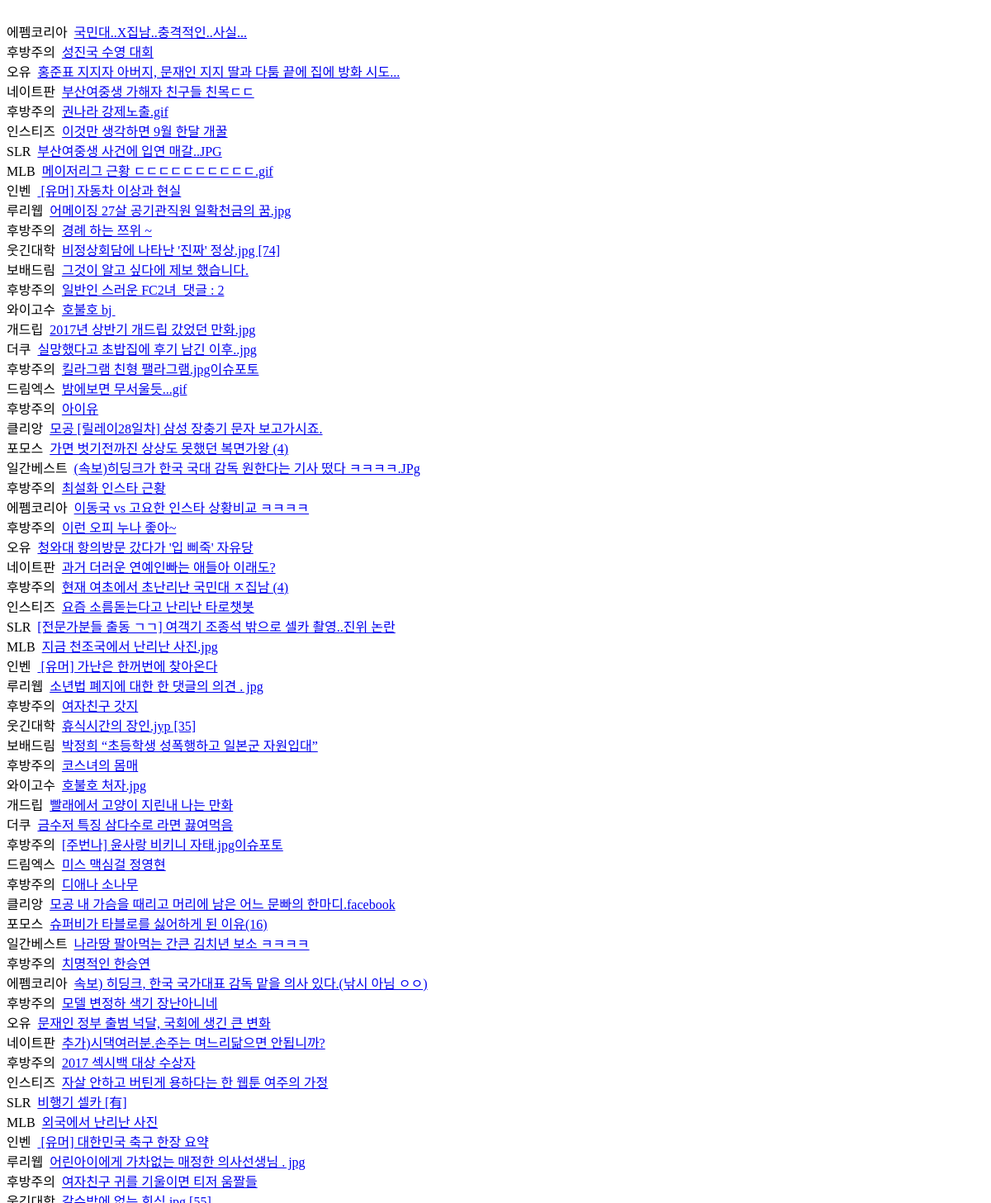
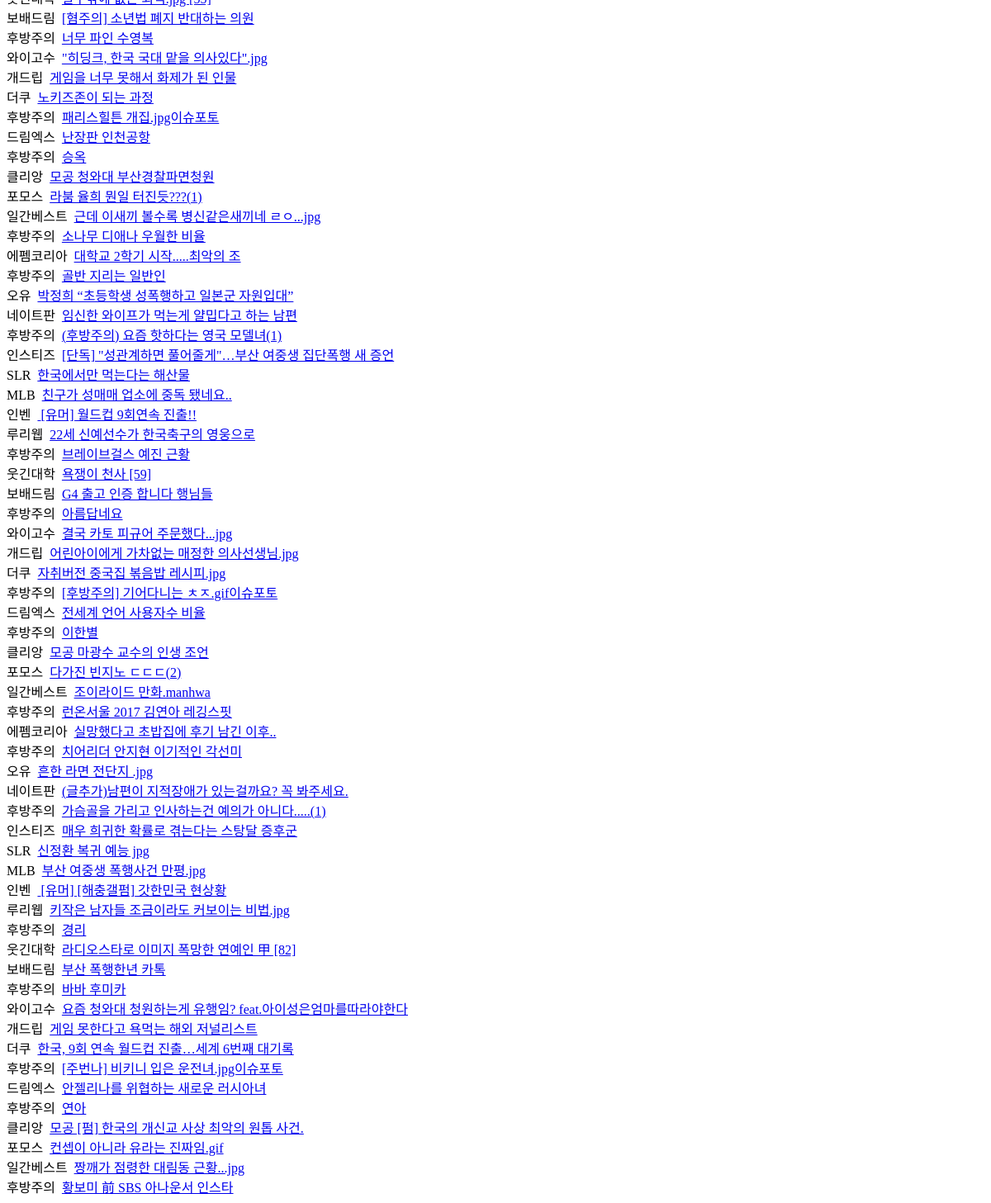
The page /blog/crawling/ajax on the database as committed earlier (2 pictures, top to bottom).
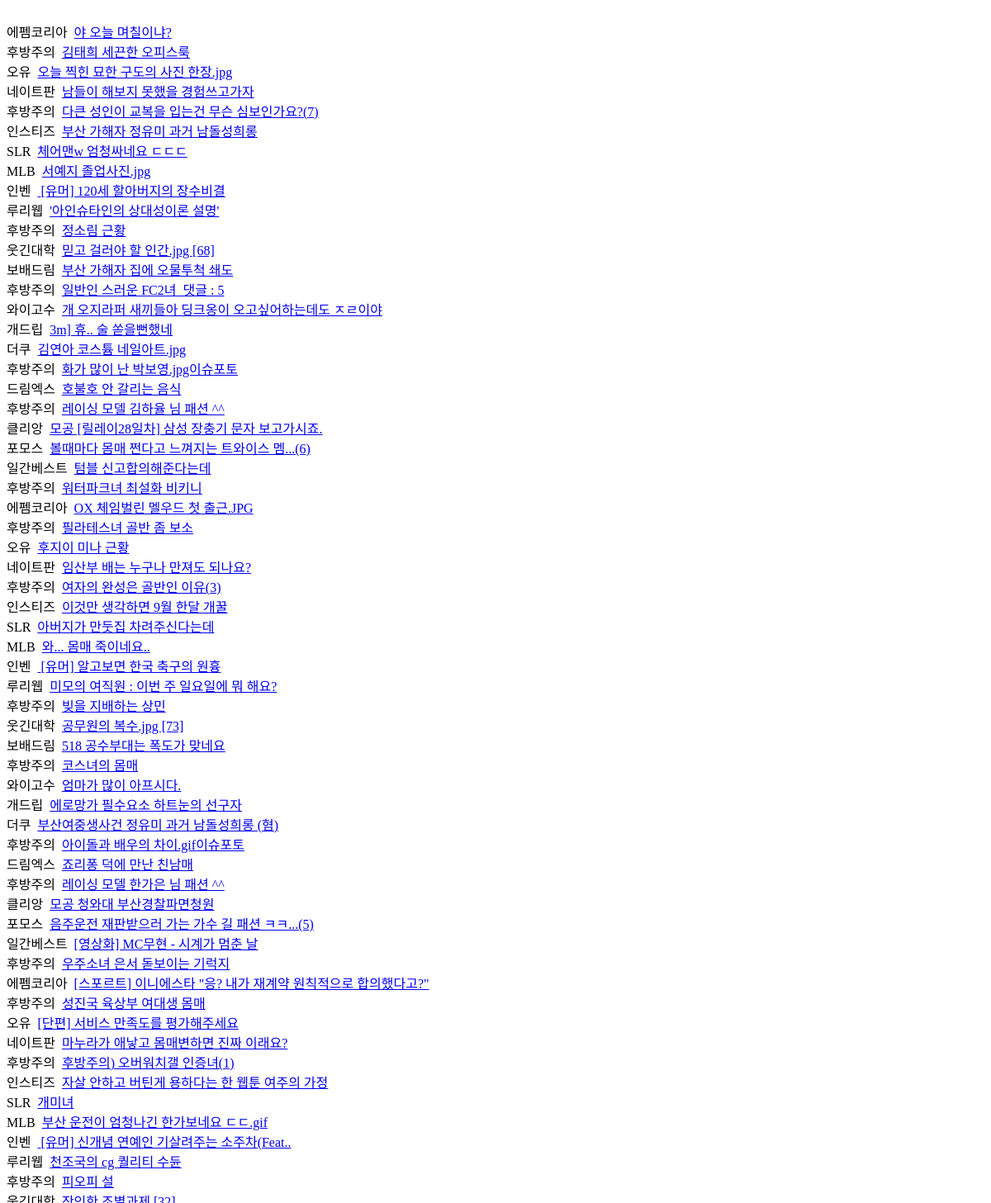
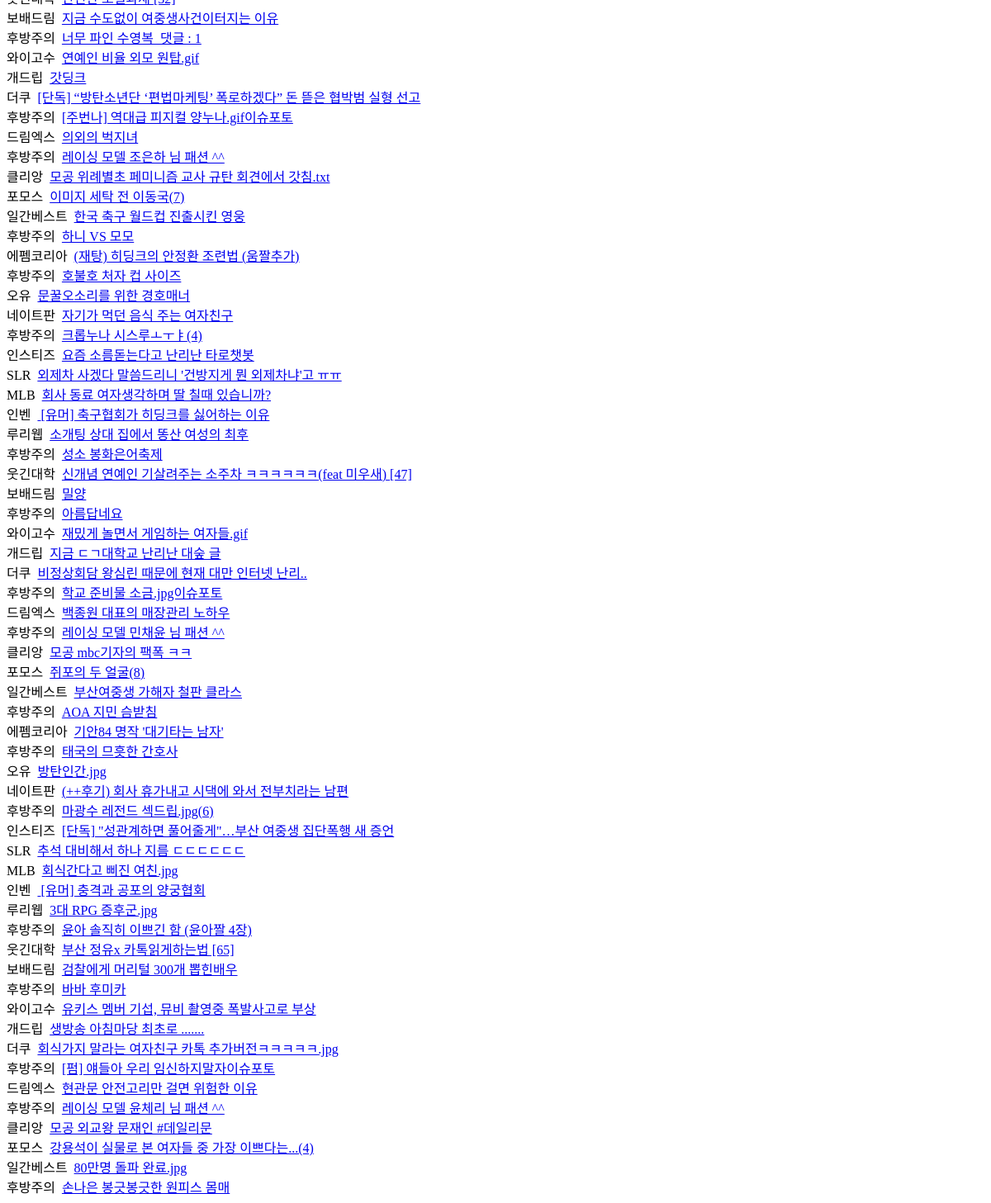
The same page on the database as committed later (2 pictures, top to bottom).
### blog/models.py (models this page shows, shortened)
class CrawlingData(models.Model):
    instiz = models.CharField(max_length=200, blank=True)
    link_instiz = models.URLField( blank=True)
    clien = models.CharField(max_length=200, blank=True)
    link_clien = models.URLField( blank=True)
    fmkorea = models.CharField(max_length=200, blank=True)
    link_fmkorea = models.URLField( blank=True)
    ou = models.CharField(max_length=200, blank=True)
    link_ou = models.URLField( blank=True)
    pan = models.CharField(max_length=200, blank=True)
    link_pan = models.URLField( blank=True)
    slr = models.CharField(max_length=200, blank=True)
    link_slr = models.URLField( blank=True)
    mlb = models.CharField(max_length=200, blank=True)
    link_mlb = models.URLField( blank=True)
    inben = models.CharField(max_length=200, blank=True)
    link_inben = models.URLField( blank=True)
    ruri = models.CharField(max_length=200, blank=True)
    link_ruri = models.URLField( blank=True)
    utde = models.CharField(max_length=200, blank=True)
    link_utde = models.URLField( blank=True)
    bobe = models.CharField(max_length=200, blank=True)
    link_bobe = models.URLField( blank=True)
    ygosu = models.CharField(max_length=200, blank=True)
    link_ygosu = models.URLField( blank=True)
    drip = models.CharField(max_length=200, blank=True)
    link_drip = models.URLField( blank=True)
    theqoo = models.CharField(max_length=200, blank=True)
    link_theqoo = models.URLField( blank=True)
    dogge = models.CharField(max_length=200, blank=True)
    link_dogge = models.URLField( blank=True)
    namsung = models.CharField(max_length=200, blank=True)
    link_namsung = models.URLField( blank=True)
    flash1 = models.CharField(max_length=200, blank=True)
    link_flash1 = models.URLField( blank=True)
    flash2 = models.CharField(max_length=200, blank=True)
    link_flash2 = models.URLField( blank=True)
    dream1 = models.CharField(max_length=200, blank=True)
    link_dream1 = models.URLField( blank=True)
    dream2 = models.CharField(max_length=200, blank=True)
    link_dream2 = models.URLField( blank=True)
    bobe2 = models.CharField(max_length=200, blank=True)
    link_bobe2 = models.URLField( blank=True)
    fomos1 = models.CharField(max_length=200, blank=True)
    link_fomos1 = models.URLField( blank=True)
    fomos2 = models.CharField(max_length=200, blank=True)
    link_fomos2 = models.URLField( blank=True)
    ilbe = models.CharField(max_length=200, blank=True)
    link_ilbe = models.URLField( blank=True)

### blog/views.py (the view)
def crawling_ajax(request): #Ajax 로 호출하는 함수
        crawling = CrawlingData.objects.all().order_by('id')
        paginator = Paginator(crawling,5)
        page = request.GET.get('page')
        try:
            crawling = paginator.page(page)
        except PageNotAnInteger:
            crawling = paginator.page(1)
        except EmptyPage:
            crawling = paginator.page(paginator.num_pages) #FIXEME: 데이터가 없으면 맨 끝 페이지를 계속 호출, 그러니 데이터가 이제 없다는 alert 넣기
        context = {'crawling':crawling}
        return render(request, 'blog/crawlingdata_list_ajax.html', context) #Ajax 로 호출하는 템플릿은 _ajax로 표시.

### blog/templates/blog/crawlingdata_list_ajax.html
<div class='instiz1'>
    <br>
    {%if crawling%}
      {% for crawling in crawling%}
         <table class='list'>
         <div class='first'>에펨코리아&nbsp;&nbsp;<a href='{{crawling.link_fmkorea}}' target="_blank">{{crawling.fmkorea}}</a></div>
         <div class='first'>후방주의&nbsp;&nbsp;<a href='//{{crawling.link_flash2}}' target="_blank">{{crawling.flash2}}</a></div>
         <div class='first'>오유&nbsp;&nbsp;<a href='//{{crawling.link_ou}}' target="_blank">{{crawling.ou}}</a></div>
         <div class='first'>네이트판&nbsp;&nbsp;<a href='{{crawling.link_pan}}' target="_blank">{{crawling.pan}}</a></div>
         <div class='first'>후방주의&nbsp;&nbsp;<a href='//{{crawling.link_fomos1}}' target="_blank">{{crawling.fomos1}}</a></div>
         <div class='first'>인스티즈&nbsp;&nbsp;<a href='//{{crawling.link_instiz}}' target="_blank">{{crawling.instiz}}</a></div>
         <div class='first'>SLR&nbsp;&nbsp;<a href='//{{crawling.link_slr}}' target="_blank">{{crawling.slr}}</a></div>
         <div class='first'>MLB&nbsp;&nbsp;<a href='{{crawling.link_mlb}}' target="_blank">{{crawling.mlb}}</a></div>
         <div class='first'>인벤&nbsp;&nbsp;<a href='{{crawling.link_inben}}' target="_blank">{{crawling.inben}}</a></div>
         <div class='first'>루리웹&nbsp;&nbsp;<a href='{{crawling.link_ruri}}' target="_blank">{{crawling.ruri}}</a></div>
         <div class='first'>후방주의&nbsp;&nbsp;<a href='//{{crawling.link_dream1}}' target="_blank">{{crawling.dream1}}</a></div>
         <div class='first'>웃긴대학&nbsp;&nbsp;<a href='//{{crawling.link_utde}}' target="_blank">{{crawling.utde}}</a></div>
         <div class='first'>보배드림&nbsp;&nbsp;<a href='//{{crawling.link_bobe}}' target="_blank">{{crawling.bobe}}</a></div>
         <div class='first'>후방주의&nbsp;&nbsp;<a href='{{crawling.link_namsung}}' target="_blank">{{crawling.namsung}}</a></div>
         <div class='first'>와이고수&nbsp;&nbsp;<a href='{{crawling.link_ygosu}}' target="_blank">{{crawling.ygosu}}</a></div>
         <div class='first'>개드립&nbsp;&nbsp;<a href='{{crawling.link_drip}}' target="_blank">{{crawling.drip}}</a></div>
         <div class='first'>더쿠&nbsp;&nbsp;<a href='//{{crawling.link_theqoo}}' target="_blank">{{crawling.theqoo}}</a></div>
         <div class='first'>후방주의&nbsp;&nbsp;<a href='{{crawling.link_dogge}}' target="_blank">{{crawling.dogge}}</a></div>
         <div class='first'>드림엑스&nbsp;&nbsp;<a href='//{{crawling.link_dream2}}' target="_blank">{{crawling.dream2}}</a></div>
         <div class='first'>후방주의&nbsp;&nbsp;<a href='//{{crawling.link_bobe2}}' target="_blank">{{crawling.bobe2}}</a></div>
         <div class='first'>클리앙&nbsp;&nbsp;<a href='//{{crawling.link_clien}}' target="_blank">{{crawling.clien}}</a></div>
         <div class='first'>포모스&nbsp;&nbsp;<a href='//{{crawling.link_fomos2}}' target="_blank">{{crawling.fomos2}}</a></div>
         <div class='first'>일간베스트&nbsp;&nbsp;<a href='{{crawling.link_ilbe}}' target="_blank">{{crawling.ilbe}}</a></div>
         <div class='first'>후방주의&nbsp;&nbsp;<a href='//{{crawling.link_flash1}}' target="_blank">{{crawling.flash1}}</a></div>
        </table>
       {%endfor%}
    {%else%}
    <p>데이터가 부족합니다.정보가 업데이트 될 때까지 기다려주세요. </p>
    {%endif%}
</div>

Rows that differ between the two databases and show on the page:
removed CrawlingData: fmkorea "국민대..X집남..충격적인..사실...", flash2 "성진국 수영 대회", ou "홍준표 지지자 아버지, 문재인 지지 딸과 다툼 끝에 집에 방화 시도...", pan "부산여중생 가해자 친구들 친목ㄷㄷ", fomos1 "권나라 강제노출.gif", instiz "이것만 생각하면 9월 한달 개꿀", slr "부산여중생 사건에 입연 매갈..JPG", mlb "메이저리그 근황 ㄷㄷㄷㄷㄷㄷㄷㄷㄷㄷ.gif", inben "[유머] 자동차 이상과 현실", ruri "어메이징 27살 공기관직원 일확천금의 꿈.jpg", dream1 "경례 하는 쯔위 ~", utde "비정상회담에 나타난 '진짜' 정상.jpg [74]", bobe "그것이 알고 싶다에 제보 했습니다.", namsung "일반인 스러운 FC2녀 댓글 : 2", ygosu "호불호 bj", drip "2017년 상반기 개드립 갔었던 만화.jpg", theqoo "실망했다고 초밥집에 후기 남긴 이후..jpg", dogge "킬라그램 친형 팰라그램.jpg이슈포토", dream2 "밤에보면 무서울듯...gif", bobe2 "아이유", clien "모공 [릴레이28일차] 삼성 장충기 문자 보고가시죠.", fomos2 "가면 벗기전까진 상상도 못했던 복면가왕 (4)", ilbe "(속보)히딩크가 한국 국대 감독 원한다는 기사 떴다 ㅋㅋㅋㅋ.JPg", flash1 "최설화 인스타 근황"
removed CrawlingData: fmkorea "이동국 vs 고요한 인스타 상황비교 ㅋㅋㅋㅋ", flash2 "이런 오피 누나 좋아~", ou "청와대 항의방문 갔다가 '입 삐죽' 자유당", pan "과거 더러운 연예인빠는 애들아 이래도?", fomos1 "현재 여초에서 초난리난 국민대 ㅈ집남 (4)", instiz "요즘 소름돋는다고 난리난 타로챗봇", slr "[전문가분들 출동 ㄱㄱ] 여객기 조종석 밖으로 셀카 촬영..진위 논란", mlb "지금 천조국에서 난리난 사진.jpg", inben "[유머] 가난은 한꺼번에 찾아온다", ruri "소년법 폐지에 대한 한 댓글의 의견 . jpg", dream1 "여자친구 갓지", utde "휴식시간의 장인.jyp [35]", bobe "박정희 “초등학생 성폭행하고 일본군 자원입대”", namsung "코스녀의 몸매", ygosu "호불호 처자.jpg", drip "빨래에서 고양이 지린내 나는 만화", theqoo "금수저 특징 삼다수로 라면 끓여먹음", dogge "[주번나] 윤사랑 비키니 자태.jpg이슈포토", dream2 "미스 맥심걸 정영현", bobe2 "디애나 소나무", clien "모공 내 가슴을 때리고 머리에 남은 어느 문빠의 한마디.facebook", fomos2 "슈퍼비가 타블로를 싫어하게 된 이유(16)", ilbe "나라땅 팔아먹는 간큰 김치년 보소 ㅋㅋㅋㅋ", flash1 "치명적인 한승연"
removed CrawlingData: fmkorea "속보) 히딩크, 한국 국가대표 감독 맡을 의사 있다.(낚시 아님 ㅇㅇ)", flash2 "모델 변정하 색기 장난아니네", ou "문재인 정부 출범 넉달, 국회에 생긴 큰 변화", pan "추가)시댁여러분.손주는 며느리닮으면 안됩니까?", fomos1 "2017 섹시백 대상 수상자", instiz "자살 안하고 버틴게 용하다는 한 웹툰 여주의 가정", slr "비행기 셀카 [有]", mlb "외국에서 난리난 사진", inben "[유머] 대한민국 축구 한장 요약", ruri "어린아이에게 가차없는 매정한 의사선생님 . jpg", dream1 "여자친구 귀를 기울이면 티저 움짤들", utde "갈수밖에 없는 회식.jpg [55]", bobe "[혐주의] 소년법 폐지 반대하는 의원", namsung "너무 파인 수영복", ygosu "\"히딩크, 한국 국대 맡을 의사있다\".jpg", drip "게임을 너무 못해서 화제가 된 인물", theqoo "노키즈존이 되는 과정", dogge "패리스힐튼 개집.jpg이슈포토", dream2 "난장판 인천공항", bobe2 "승옥", clien "모공 청와대 부산경찰파면청원", fomos2 "라붐 율희 뭔일 터진듯???(1)", ilbe "근데 이새끼 볼수록 병신같은새끼네 ㄹㅇ...jpg", flash1 "소나무 디애나 우월한 비율"
removed CrawlingData: fmkorea "대학교 2학기 시작.....최악의 조", flash2 "골반 지리는 일반인", ou "박정희 “초등학생 성폭행하고 일본군 자원입대”", pan "임신한 와이프가 먹는게 얄밉다고 하는 남편", fomos1 "(후방주의) 요즘 핫하다는 영국 모델녀(1)", instiz "[단독] \"성관계하면 풀어줄게\"…부산 여중생 집단폭행 새 증언", slr "한국에서만 먹는다는 해산물", mlb "친구가 성매매 업소에 중독 됐네요..", inben "[유머] 월드컵 9회연속 진출!!", ruri "22세 신예선수가 한국축구의 영웅으로", dream1 "브레이브걸스 예진 근황", utde "욕쟁이 천사 [59]", bobe "G4 출고 인증 합니다 행님들", namsung "아름답네요", ygosu "결국 카토 피규어 주문했다...jpg", drip "어린아이에게 가차없는 매정한 의사선생님.jpg", theqoo "자취버전 중국집 볶음밥 레시피.jpg", dogge "[후방주의] 기어다니는 ㅊㅈ.gif이슈포토", dream2 "전세계 언어 사용자수 비율", bobe2 "이한별", clien "모공 마광수 교수의 인생 조언", fomos2 "다가진 빈지노 ㄷㄷㄷ(2)", ilbe "조이라이드 만화.manhwa", flash1 "런온서울 2017 김연아 레깅스핏"
removed CrawlingData: fmkorea "실망했다고 초밥집에 후기 남긴 이후..", flash2 "치어리더 안지현 이기적인 각선미", ou "흔한 라면 전단지 .jpg", pan "(글추가)남편이 지적장애가 있는걸까요? 꼭 봐주세요.", fomos1 "가슴골을 가리고 인사하는건 예의가 아니다.....(1)", instiz "매우 희귀한 확률로 겪는다는 스탕달 증후군", slr "신정환 복귀 예능 jpg", mlb "부산 여중생 폭행사건 만평.jpg", inben "[유머] [해충갤펌] 갓한민국 현상황", ruri "키작은 남자들 조금이라도 커보이는 비법.jpg", dream1 "경리", utde "라디오스타로 이미지 폭망한 연예인 甲 [82]", bobe "부산 폭행한년 카톡", namsung "바바 후미카", ygosu "요즘 청와대 청원하는게 유행임? feat.아이성은엄마를따라야한다", drip "게임 못한다고 욕먹는 해외 저널리스트", theqoo "한국, 9회 연속 월드컵 진출…세계 6번째 대기록", dogge "[주번나] 비키니 입은 운전녀.jpg이슈포토", dream2 "안젤리나를 위협하는 새로운 러시아녀", bobe2 "연아", clien "모공 [펌] 한국의 개신교 사상 최악의 원톱 사건.", fomos2 "컨셉이 아니라 유라는 진짜임.gif", ilbe "짱깨가 점령한 대림동 근황...jpg", flash1 "황보미 前 SBS 아나운서 인스타"
added CrawlingData: fmkorea "야 오늘 며칠이냐?", flash2 "김태희 세끈한 오피스룩", ou "오늘 찍힌 묘한 구도의 사진 한장.jpg", pan "남들이 해보지 못했을 경험쓰고가자", fomos1 "다큰 성인이 교복을 입는건 무슨 심보인가요?(7)", instiz "부산 가해자 정유미 과거 남돌성희롱", slr "체어맨w 엄청싸네요 ㄷㄷㄷ", mlb "서예지 졸업사진.jpg", inben "[유머] 120세 할아버지의 장수비결", ruri "'아인슈타인의 상대성이론 설명'", dream1 "정소림 근황", utde "믿고 걸러야 할 인간.jpg [68]", bobe "부산 가해자 집에 오물투척 쇄도", namsung "일반인 스러운 FC2녀 댓글 : 5", ygosu "개 오지라퍼 새끼들아 딩크옹이 오고싶어하는데도 ㅈㄹ이야", drip "3m] 휴.. 술 쏟을뻔했네", theqoo "김연아 코스튬 네일아트.jpg", dogge "화가 많이 난 박보영.jpg이슈포토", dream2 "호불호 안 갈리는 음식", bobe2 "레이싱 모델 김하율 님 패션 ^^", clien "모공 [릴레이28일차] 삼성 장충기 문자 보고가시죠.", fomos2 "볼때마다 몸매 쩐다고 느껴지는 트와이스 멤...(6)", ilbe "텀블 신고합의해준다는데", flash1 "워터파크녀 최설화 비키니"
added CrawlingData: fmkorea "OX 체임벌린 멜우드 첫 출근.JPG", flash2 "필라테스녀 골반 좀 보소", ou "후지이 미나 근황", pan "임산부 배는 누구나 만져도 되나요?", fomos1 "여자의 완성은 골반인 이유(3)", instiz "이것만 생각하면 9월 한달 개꿀", slr "아버지가 만둣집 차려주신다는데", mlb "와... 몸매 죽이네요..", inben "[유머] 알고보면 한국 축구의 원흉", ruri "미모의 여직원 : 이번 주 일요일에 뭐 해요?", dream1 "빚을 지배하는 상민", utde "공무원의 복수.jpg [73]", bobe "518 공수부대는 폭도가 맞네요", namsung "코스녀의 몸매", ygosu "엄마가 많이 아프시다.", drip "에로망가 필수요소 하트눈의 선구자", theqoo "부산여중생사건 정유미 과거 남돌성희롱 (혐)", dogge "아이돌과 배우의 차이.gif이슈포토", dream2 "죠리퐁 덕에 만난 친남매", bobe2 "레이싱 모델 한가은 님 패션 ^^", clien "모공 청와대 부산경찰파면청원", fomos2 "음주운전 재판받으러 가는 가수 길 패션 ㅋㅋ...(5)", ilbe "[영상화] MC무현 - 시계가 멈춘 날", flash1 "우주소녀 은서 돋보이는 기럭지"
added CrawlingData: fmkorea "[스포르트] 이니에스타 \"응? 내가 재계약 원칙적으로 합의했다고?\"", flash2 "성진국 육상부 여대생 몸매", ou "[단편] 서비스 만족도를 평가해주세요", pan "마누라가 애낳고 몸매변하면 진짜 이래요?", fomos1 "후방주의) 오버워치갤 인증녀(1)", instiz "자살 안하고 버틴게 용하다는 한 웹툰 여주의 가정", slr "개미녀", mlb "부산 운전이 엄청나긴 한가보네요 ㄷㄷ.gif", inben "[유머] 신개념 연예인 기살려주는 소주차(Feat..", ruri "천조국의 cg 퀄리티 수듄", dream1 "피오피 설", utde "잔인한 조별과제 [32]", bobe "지금 수도없이 여중생사건이터지는 이유", namsung "너무 파인 수영복 댓글 : 1", ygosu "연예인 비율 외모 원탑.gif", drip "갓딩크", theqoo "[단독] “방탄소년단 ‘편법마케팅’ 폭로하겠다” 돈 뜯은 협박범 실형 선고", dogge "[주번나] 역대급 피지컬 양누나.gif이슈포토", dream2 "의외의 벅지녀", bobe2 "레이싱 모델 조은하 님 패션 ^^", clien "모공 위례별초 페미니즘 교사 규탄 회견에서 갓침.txt", fomos2 "이미지 세탁 전 이동국(7)", ilbe "한국 축구 월드컵 진출시킨 영웅", flash1 "하니 VS 모모"
added CrawlingData: fmkorea "(재탕) 히딩크의 안정환 조련법 (움짤추가)", flash2 "호불호 처자 컵 사이즈", ou "문꿀오소리를 위한 경호매너", pan "자기가 먹던 음식 주는 여자친구", fomos1 "크롭누나 시스루ㅗㅜㅑ(4)", instiz "요즘 소름돋는다고 난리난 타로챗봇", slr "외제차 사겠다 말씀드리니 '건방지게 뭔 외제차냐'고 ㅠㅠ", mlb "회사 동료 여자생각하며 딸 칠때 있습니까?", inben "[유머] 축구협회가 히딩크를 싫어하는 이유", ruri "소개팅 상대 집에서 똥산 여성의 최후", dream1 "성소 봉화은어축제", utde "신개념 연예인 기살려주는 소주차 ㅋㅋㅋㅋㅋㅋ(feat 미우새) [47]", bobe "밀양", namsung "아름답네요", ygosu "재밌게 놀면서 게임하는 여자들.gif", drip "지금 ㄷㄱ대학교 난리난 대숲 글", theqoo "비정상회담 왕심린 때문에 현재 대만 인터넷 난리..", dogge "학교 준비물 소금.jpg이슈포토", dream2 "백종원 대표의 매장관리 노하우", bobe2 "레이싱 모델 민채윤 님 패션 ^^", clien "모공 mbc기자의 팩폭 ㅋㅋ", fomos2 "쥐포의 두 얼굴(8)", ilbe "부산여중생 가해자 철판 클라스", flash1 "AOA 지민 슴받침"
added CrawlingData: fmkorea "기안84 명작 '대기타는 남자'", flash2 "태국의 므흣한 간호사", ou "방탄인간.jpg", pan "(++후기) 회사 휴가내고 시댁에 와서 전부치라는 남편", fomos1 "마광수 레전드 섹드립.jpg(6)", instiz "[단독] \"성관계하면 풀어줄게\"…부산 여중생 집단폭행 새 증언", slr "추석 대비해서 하나 지름 ㄷㄷㄷㄷㄷㄷ", mlb "회식간다고 삐진 여친.jpg", inben "[유머] 충격과 공포의 양궁협회", ruri "3대 RPG 증후군.jpg", dream1 "윤아 솔직히 이쁘긴 함 (윤아짤 4장)", utde "부산 정유x 카톡읽게하는법 [65]", bobe "검찰에게 머리털 300개 뽑힌배우", namsung "바바 후미카", ygosu "유키스 멤버 기섭, 뮤비 촬영중 폭발사고로 부상", drip "생방송 아침마당 최초로 .......", theqoo "회식가지 말라는 여자친구 카톡 추가버전ㅋㅋㅋㅋㅋ.jpg", dogge "[펌] 얘들아 우리 임신하지말자이슈포토", dream2 "현관문 안전고리만 걸면 위험한 이유", bobe2 "레이싱 모델 윤체리 님 패션 ^^", clien "모공 외교왕 문재인 #데일리문", fomos2 "강용석이 실물로 본 여자들 중 가장 이쁘다는...(4)", ilbe "80만명 돌파 완료.jpg", flash1 "손나은 봉긋봉긋한 원피스 몸매"
